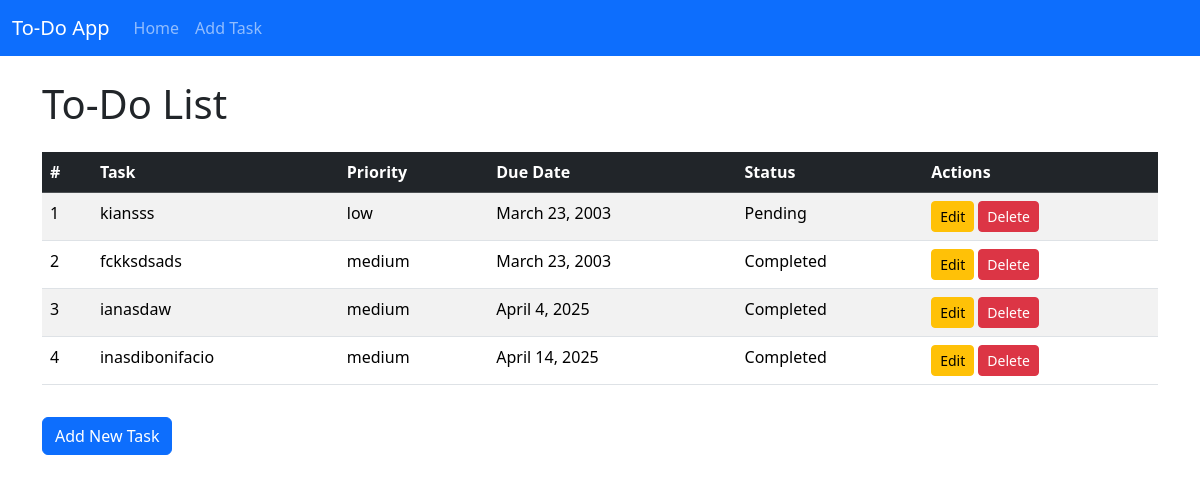
The page / on the database its author committed.
### todo/models.py (models this page shows, shortened)
class Task(models.Model):
    PRIORITY_CHOICES = [
        ('low', 'Low'),
        ('medium', 'Medium'),
        ('high', 'High'),
    ]
    name = models.CharField(max_length=255)
    description = models.TextField(blank=True)
    due_date = models.DateField()
    priority = models.CharField(max_length=10, choices=PRIORITY_CHOICES, default='medium')
    is_completed = models.BooleanField(default=False)

### todo/views.py (the view)
# urls.py: path('', task_list, name='task_list'),
def task_list(request):
    tasks = Task.objects.all()
    return render(request, 'todo/task_list.html', {'tasks': tasks})

### todo/templates/todo/task_list.html (shortened to what this page needs)
{% extends 'todo/base.html' %}
{% block content %}
<h1 class="mb-4">To-Do List</h1>
<table class="table table-striped">
    <thead class="table-dark">
        <tr>
            <th>#</th>
            <th>Task</th>
            <th>Priority</th>
            <th>Due Date</th>
            <th>Status</th>
            <th>Actions</th>
        </tr>
    </thead>
    <tbody>
        {% for task in tasks %}
        <tr>
            <td>{{ forloop.counter }}</td>
            <td>{{ task.name }}</td>
            <td>{{ task.priority }}</td>
            <td>{{ task.due_date }}</td>
            <td>
                {% if task.is_completed %}
                    Completed
                {% else %}
                    Pending
                {% endif %}
            </td>
            <td>
                <a href="{% url 'task_edit' task.id %}" class="btn btn-warning btn-sm">Edit</a>
                <form action="{% url 'task_delete' task.id %}" method="POST" class="d-inline">
                    <button type="submit" class="btn btn-danger btn-sm">Delete</button>
                </form>
            </td>
        </tr>
        {% empty %}
        <tr>
            <td colspan="6" class="text-center">No tasks available.</td>
        </tr>
        {% endfor %}
    </tbody>
</table>
<a href="{% url 'task_create' %}" class="btn btn-primary mt-3">Add New Task</a>
{% endblock %}

### todo/templates/todo/base.html (shortened to what this page needs)
<!DOCTYPE html>
<html lang="en">
<head>
    <link href="https://cdn.jsdelivr.net/npm/bootstrap@5.3.1/dist/css/bootstrap.min.css" rel="stylesheet">
</head>
<body>
    <nav class="navbar navbar-expand-lg navbar-dark bg-primary">
        <div class="container-fluid">
            <a class="navbar-brand" href="{% url 'task_list' %}">To-Do App</a>
            <div class="collapse navbar-collapse" id="navbarNav">
                <ul class="navbar-nav">
                    <li class="nav-item">
                        <a class="nav-link" href="{% url 'task_list' %}">Home</a>
                    </li>
                    <li class="nav-item">
                        <a class="nav-link" href="{% url 'task_create' %}">Add Task</a>
                    </li>
                </ul>
            </div>
        </div>
    </nav>
    <div class="container mt-4">
        {% block content %}
        {% endblock %}
    </div>
</body>
</html>

### rows shown on the page
Task: name "kiansss", priority "low", due_date "March 23, 2003", is_completed "Pending"
Task: name "fckksdsads", priority "medium", due_date "March 23, 2003", is_completed "Completed"
Task: name "ianasdaw", priority "medium", due_date "April 4, 2025", is_completed "Completed"
Task: name "inasdibonifacio", priority "medium", due_date "April 14, 2025", is_completed "Completed"
